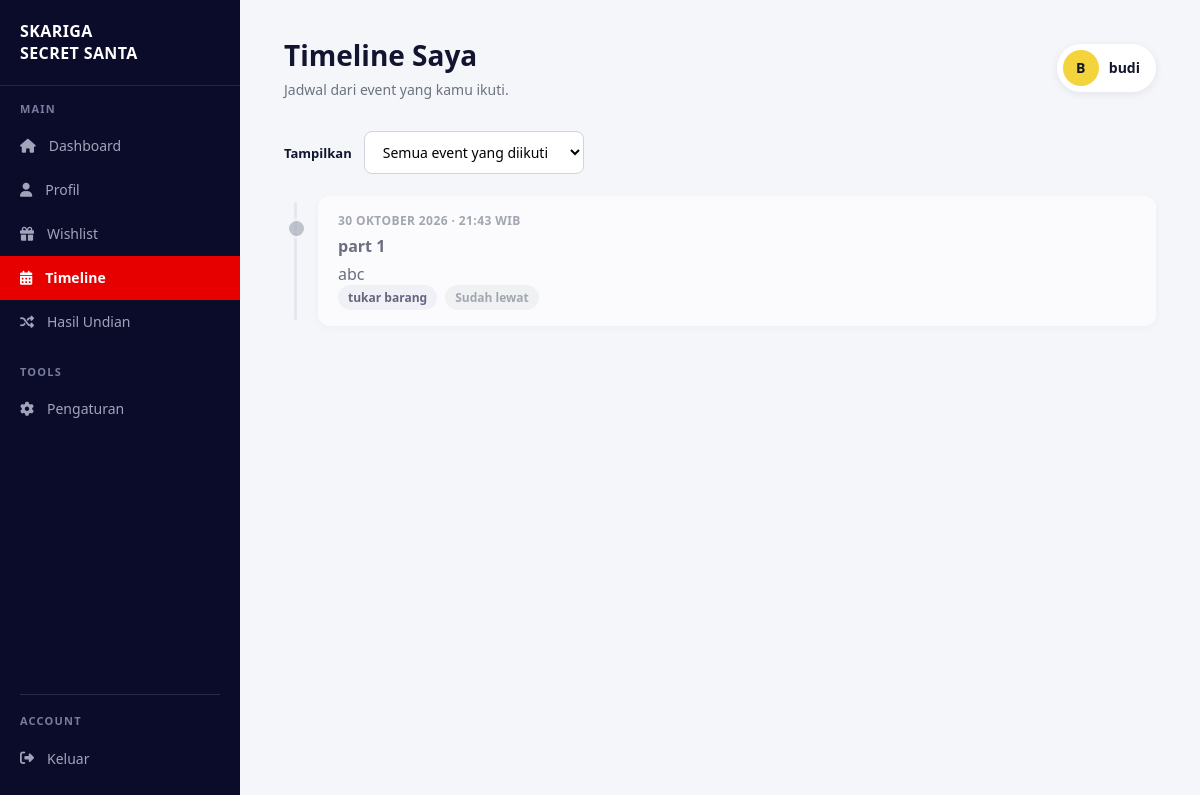
/pages/timeline/saya.php (signed in), run on an earlier commit of the app's database.
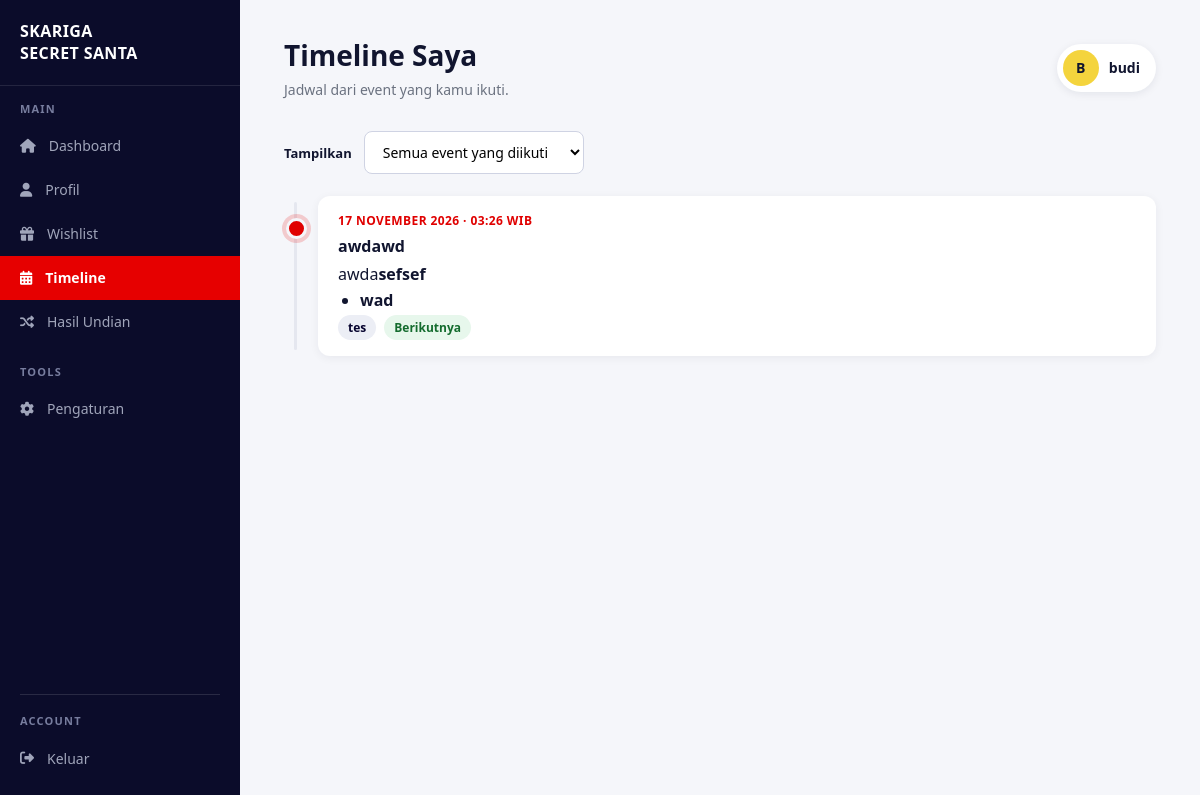
And on a later commit of the database.
### tables this page shows
CREATE TABLE `timeline` (
  `id` int(11) NOT NULL,
  `event_id` int(11) NOT NULL,
  `judul` varchar(150) NOT NULL,
  `tanggal` date DEFAULT NULL,
  `waktu` time DEFAULT NULL,
  `deskripsi` text DEFAULT NULL,
  `created_at` timestamp NOT NULL DEFAULT current_timestamp()
);

CREATE TABLE `events` (
  `id` int(11) NOT NULL,
  `user_id` int(11) NOT NULL,
  `nama_event` varchar(150) NOT NULL,
  `deskripsi` text DEFAULT NULL,
  `tema` varchar(150) DEFAULT NULL,
  `aturan_kado` text DEFAULT NULL,
  `gambar` varchar(255) DEFAULT NULL,
  `budget` decimal(12,2) DEFAULT 0.00,
  `biaya_pendaftaran` decimal(12,2) NOT NULL DEFAULT 0.00,
  `tanggal_event` date DEFAULT NULL,
  `status` enum('draft','aktif','selesai') DEFAULT 'draft',
  `created_at` timestamp NOT NULL DEFAULT current_timestamp()
);

### config/config.php (called while the page is built, shortened)
<?php
$base_url = 'http://localhost:8080/Project-TA-rey-nesya-rendra/';
function base_url($path = '')
{
    global $base_url;
    return $base_url . ltrim($path, '/');
}
?>

### includes/functions.php (called while the page is built, shortened)
<?php
function h($str)
{
    return htmlspecialchars((string) $str, ENT_QUOTES, 'UTF-8');
}
function tanggal_id($date, bool $short = false): string
{
    $bulan = $short
        ? ['', 'Jan', 'Feb', 'Mar', 'Apr', 'Mei', 'Jun', 'Jul', 'Agu', 'Sep', 'Okt', 'Nov', 'Des']
        : ['', 'Januari', 'Februari', 'Maret', 'April', 'Mei', 'Juni', 'Juli', 'Agustus', 'September', 'Oktober', 'November', 'Desember'];
    $ts = strtotime($date);
    return date('j', $ts) . ' ' . $bulan[(int) date('n', $ts)] . ' ' . date('Y', $ts);
}
function get_user_events(mysqli $conn, int $user_id): array
{
    $stmt = $conn->prepare(
        "SELECT e.id, e.nama_event, e.deskripsi, e.tema, e.aturan_kado, e.gambar, e.budget, e.tanggal_event, e.status,
                p.id AS peserta_id, p.created_at AS tanggal_ikut
         FROM peserta p
         JOIN events e ON e.id = p.event_id
         WHERE p.user_id = ?
         ORDER BY (e.status = 'selesai') ASC, e.tanggal_event ASC, e.id DESC"
    );
    $stmt->bind_param('i', $user_id);
    $stmt->execute();
    $rows = $stmt->get_result()->fetch_all(MYSQLI_ASSOC);
    return $rows;
}
function rich_style_aman(string $tag, string $style): string
{
    $hasil = [];
    foreach (explode(';', $style) as $deklarasi) {
        $bagian = explode(':', $deklarasi, 2);
        if (count($bagian) < 2) {
            continue;
        }
    }
    return implode('; ', $hasil);
}
function rich_bersihkan_node(DOMNode $induk): void
{
    $boleh = ['b', 'strong', 'i', 'em', 'u', 'ul', 'ol', 'li', 'br', 'p', 'div', 'span', 'mark'];
    $buang = ['script', 'style', 'iframe', 'object', 'embed', 'link', 'meta', 'svg', 'math'];
    foreach (iterator_to_array($induk->childNodes) as $anak) {
        if ($anak->nodeType === XML_TEXT_NODE) {
            continue;
        }
        $tag = strtolower($anak->nodeName);
        $style     = $anak->getAttribute('style');
        $nama_attr = [];
        $aman = rich_style_aman($tag, $style);
    }
}
function bersihkan_html_rich(?string $html): string
{
    $html = trim(str_replace("\u{200B}", '', (string) $html));
    $dom = new DOMDocument();
    $dom->loadHTML('<?xml encoding="utf-8" ?><div>' . $html . '</div>', LIBXML_HTML_NOIMPLIED | LIBXML_HTML_NODEFDTD);
    $akar = $dom->getElementsByTagName('div')->item(0);
    $hasil = '';
    foreach ($akar->childNodes as $anak) {
        $hasil .= $dom->saveHTML($anak);
    }
    $hasil = trim($hasil);
    return $hasil;
}
function tampilkan_rich(?string $teks): string
{
    $teks = trim((string) $teks);
    if (!preg_match('/<(?:b|strong|i|em|u|ul|ol|li|br|p|div|span|mark)\b/i', $teks)) {
        return nl2br(h($teks));
    }
    return bersihkan_html_rich($teks);
}
?>

### pages/timeline/saya.php (the view, shortened to what the changed rows need)
<?php
require_once __DIR__ . '/../../config/config.php';
require_once __DIR__ . '/../../includes/functions.php';
$user_id = (int) $_SESSION['user_id'];
$today   = date('Y-m-d');
$my_events = get_user_events($conn, $user_id);
$jadwal = [];
if ($my_events) {
    $stmt = $conn->prepare(
        "SELECT t.event_id, t.judul, t.tanggal, t.waktu, t.deskripsi, e.nama_event
         FROM timeline t
         JOIN peserta p ON p.event_id = t.event_id
         JOIN events e ON e.id = t.event_id
         WHERE p.user_id = ?"
    );
    $stmt->bind_param('i', $user_id);
    $stmt->execute();
    $result = $stmt->get_result();
    while ($row = $result->fetch_assoc()) {
        $jadwal[] = [
            'event_id'  => (int) $row['event_id'],
            'judul'     => $row['judul'],
            'tanggal'   => $row['tanggal'],
            'waktu'     => $row['waktu'],
            'deskripsi' => $row['deskripsi'],
            'event'     => $row['nama_event'],
            'hari_h'    => false,
        ];
    }
    usort($jadwal, function ($a, $b) {
        return [$a['tanggal'] ?? '9999-12-31', $a['waktu'] ?? '00:00:00']
           <=> [$b['tanggal'] ?? '9999-12-31', $b['waktu'] ?? '00:00:00'];
    });
}
$index_berikutnya = null;
foreach ($jadwal as $i => $j) {
    if ($j['tanggal'] && $j['tanggal'] >= $today) {
        $index_berikutnya = $i;
        break;
    }
}
$page_title    = 'Timeline Saya';
$active_menu   = 'timeline';
require_once __DIR__ . '/../../includes/user_layout_top.php';
?>
<?php if (!$my_events): ?>
    <div class="panel">
        <div class="empty">
            <h3>Kamu Belum Ikut Event</h3>
            <p>Timeline akan muncul setelah kamu mengikuti event bosq</p>
            <a href="<?= base_url('pages/dashboard/dashboarduser.php') ?>" class="btn btn-primary">Pilih Event</a>
        </div>
    </div>
<?php else: ?>
    <?php if (!$jadwal): ?>
        <div class="panel">
            <div class="empty">
                <h3>Belum Ada Jadwal</h3>
                <p>Panitia belum menambahkan jadwal untuk event ini.</p>
            </div>
        </div>
    <?php else: ?>
        <ol class="timeline">
            <?php foreach ($jadwal as $i => $j): ?>
                <?php
                $lewat = $j['tanggal'] && $j['tanggal'] < $today;
                $class = $lewat ? 'past' : ($i === $index_berikutnya ? 'next' : '');
                ?>
                <li class="tl-item <?= $class ?>">
                    <div class="tl-date">
                        <?= h(tanggal_id($j['tanggal'])) ?>
                        <?php if ($j['waktu']): ?>
                            &middot; <?= h(substr($j['waktu'], 0, 5)) ?> WIB
                        <?php endif; ?>
                    </div>
                    <h3><?= h($j['judul']) ?></h3>
                    <?php if (!empty($j['deskripsi'])): ?>
                        <div class="rich-content"><?= tampilkan_rich($j['deskripsi']) ?></div>
                    <?php endif; ?>
                    <div class="tl-meta">
                        <span class="tag"><?= h($j['event']) ?></span>
                        <?php if ($class === 'next'): ?>
                            <span class="tag ok">Berikutnya</span>
                        <?php elseif ($lewat): ?>
                            <span class="tag off">Sudah lewat</span>
                        <?php endif; ?>
                    </div>
                </li>
            <?php endforeach; ?>
        </ol>
    <?php endif; ?>
<?php endif; ?>
<link rel="stylesheet" href="<?= base_url('assets/css/rich-editor.css') ?>">
<?php require_once __DIR__ . '/../../includes/user_layout_bottom.php'; ?>

### includes/user_layout_top.php (shortened to what the changed rows need)
<?php
$user_menu = [
    'dashboard' => [
        'label' => 'Dashboard',
        'url' => base_url('pages/dashboard/dashboarduser.php'),
        'icon' => 'dashboard'
    ],
    'profil' => [
        'label' => 'Profil',
        'url' => base_url('pages/profil/profiluser.php'),
        'icon' => 'user'
    ],
    'wishlist' => [
        'label' => 'Wishlist',
        'url' => base_url('pages/wishlist/saya.php'),
        'icon' => 'gift'
    ],
    'timeline' => [
        'label' => 'Timeline',
        'url' => base_url('pages/timeline/saya.php'),
        'icon' => 'calendar'
    ],
    'undian' => [
        'label' => 'Hasil Undian',
        'url' => base_url('pages/hasilundian/hasil_undian.php'),
        'icon' => 'shuffle'
    ],
    'pengaturan' => [
        'label' => 'Pengaturan',
        'url' => base_url('pages/pengaturan/peserta.php'),
        'icon' => 'settings'
    ],
];
$active_menu = $active_menu ?? '';
function user_menu_icon($icon) {
    $icons = [
        'dashboard' => 'fa-house',
        'user'      => 'fa-user',
        'gift'      => 'fa-gift',
        'calendar'  => 'fa-calendar-days',
        'shuffle'   => 'fa-shuffle',
        'settings'  => 'fa-gear',
        'logout'    => 'fa-right-from-bracket'
    ];
    $nama_icon = $icons[$icon] ?? '';
    return '<i class="fa-solid ' . $nama_icon . ' user-icon" aria-hidden="true"></i>';
}
?>
<!DOCTYPE html>
<html lang="id">
<head>
    <link rel="stylesheet" href="https://cdnjs.cloudflare.com/ajax/libs/font-awesome/6.6.0/css/all.min.css">
    <link rel="stylesheet" href="<?= base_url('assets/css/user.css') ?>">
</head>
<body>
<div class="user-layout">
    <aside class="user-sidebar">
        <div class="user-logo">
            <h2>SKARIGA<br>SECRET SANTA</h2>
        </div>
        <nav class="user-menu">
            <div class="user-menu-group">
                <?php foreach (['dashboard', 'profil', 'wishlist', 'timeline', 'undian'] as $key): ?>
                    <?php $item = $user_menu[$key]; ?>
                    <a href="<?= $item['url'] ?>"
                       class="user-menu-link <?= $active_menu === $key ? 'active' : '' ?>">
                        <?= user_menu_icon($item['icon']) ?>
                        <span><?= h($item['label']) ?></span>
                    </a>
                <?php endforeach; ?>
            </div>
        </nav>
    </aside>
    <main class="user-content">
        <header class="user-header">
            <div>
                <h1><?= h($page_title ?? '') ?></h1>
            </div>
        </header>

What changed in the data, as far as the page shows it:
removed timeline: tanggal "30 OKTOBER 2026", waktu "21:43", judul "part 1", deskripsi "abc", event.nama_event "tukar barang", shows "Sudah lewat"
added timeline: tanggal "17 NOVEMBER 2026", waktu "03:26", judul "awdawd", deskripsi "awda sefsef wad", event.nama_event "tes", shows "Berikutnya"
